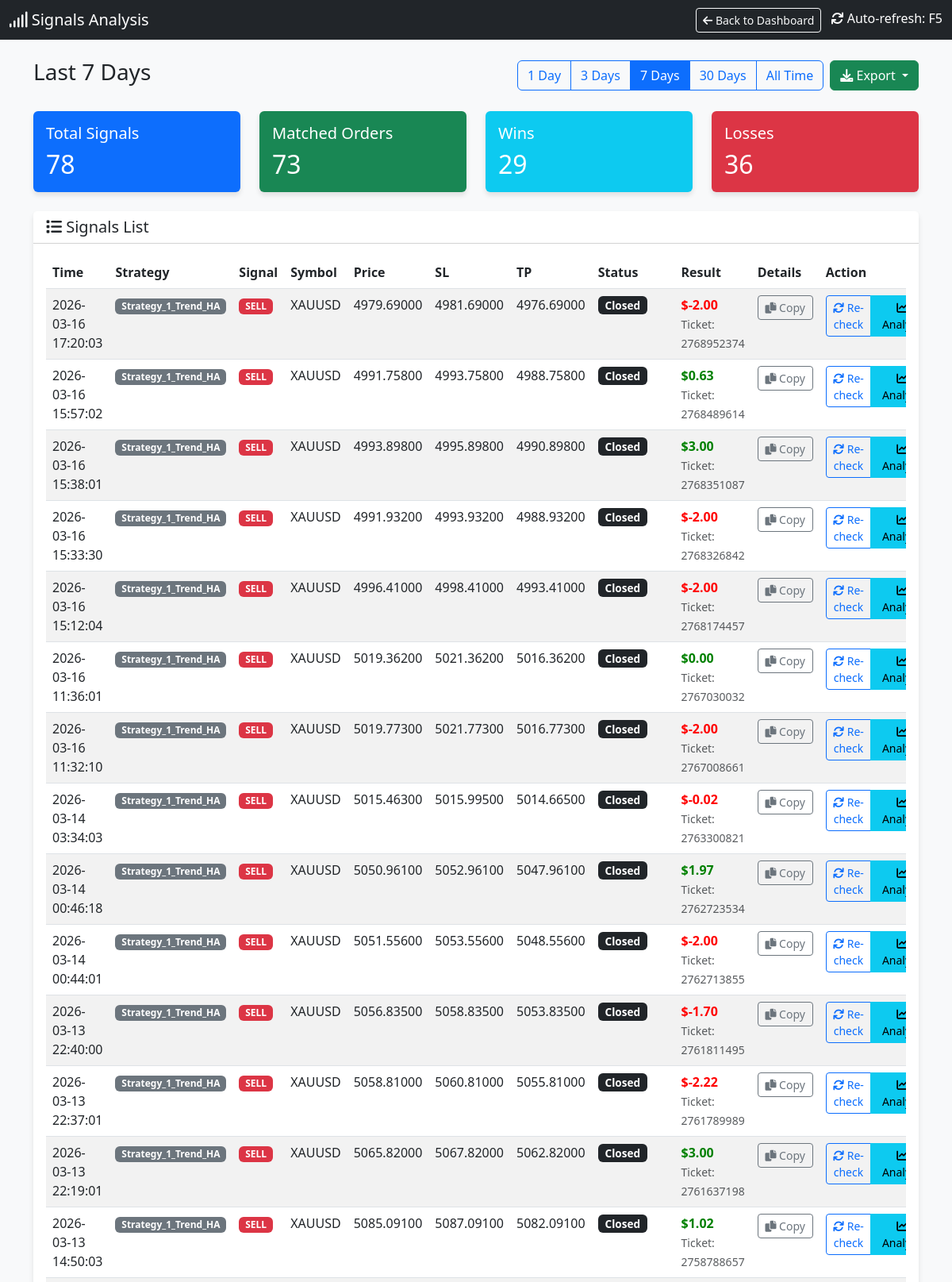
The app's page /signals (upper part) with its own data.
### tables this page shows
CREATE TABLE signals (
                id INTEGER PRIMARY KEY AUTOINCREMENT,
                timestamp DATETIME DEFAULT CURRENT_TIMESTAMP,
                strategy_name TEXT,
                symbol TEXT,
                signal_type TEXT,
                price REAL,
                sl REAL,
                tp REAL,
                indicators TEXT,
                status TEXT,
                account_id INTEGER DEFAULT 0
            );

CREATE TABLE orders (
                ticket INTEGER PRIMARY KEY,
                strategy_name TEXT,
                symbol TEXT,
                order_type TEXT,
                volume REAL,
                open_price REAL,
                sl REAL,
                tp REAL,
                open_time DATETIME,
                close_price REAL,
                profit REAL,
                comment TEXT,
                account_id INTEGER DEFAULT 0
            );

### dashboard.py (the view)
@app.route('/signals')
def signals_page():
    cur = get_db().cursor()
    days_param = request.args.get('days', '7')  # Default 7 days
    if days_param == "all":
        days = 36500
        filter_label = "All Time"
    else:
        try:
            days = int(days_param)
            filter_label = f"Last {days} Days"
        except:
            days = 7
            filter_label = "Last 7 Days"
    cutoff_date = datetime.now() - timedelta(days=days)
    cutoff_str = cutoff_date.strftime("%Y-%m-%d %H:%M:%S")
    cur.execute("SELECT * FROM signals WHERE timestamp >= ? ORDER BY timestamp DESC", (cutoff_str,))
    signals = cur.fetchall()
    signals_with_status = []
    for sig in signals:
        signal_dict = dict(sig)
        try:
            sig_timestamp = sig['timestamp']
            if isinstance(sig_timestamp, str):
                try:
                    sig_time = datetime.strptime(sig_timestamp, '%Y-%m-%d %H:%M:%S')
                except:
                    try:
                        sig_time = datetime.strptime(sig_timestamp, '%Y-%m-%d %H:%M:%S.%f')
                    except:
                        sig_time = datetime.fromisoformat(sig_timestamp.replace('Z', '+00:00'))
            else:
                sig_time = datetime.fromtimestamp(sig_timestamp)
            time_lower = (sig_time - timedelta(seconds=30)).strftime('%Y-%m-%d %H:%M:%S')
            time_upper = (sig_time + timedelta(seconds=30)).strftime('%Y-%m-%d %H:%M:%S')
        except Exception as e:
            time_lower = None
            time_upper = None
        matching_order = None
        if time_lower and time_upper:
            try:
                cur.execute("""
                    SELECT * FROM orders
                    WHERE strategy_name = ?
                    AND symbol = ?
                    AND order_type = ?
                    AND open_time BETWEEN ? AND ?
                    ORDER BY ABS(open_price - ?) ASC
                    LIMIT 1
                """, (sig['strategy_name'], sig['symbol'], sig['signal_type'], time_lower, time_upper, sig['price']))
                matching_order = cur.fetchone()
            except Exception as e:
                pass
        if matching_order:
            signal_dict['order_ticket'] = matching_order['ticket']
            signal_dict['order_profit'] = matching_order['profit']
            signal_dict['order_status'] = 'closed' if matching_order['profit'] is not None else 'open'
            signal_dict['has_order'] = True
        else:
            signal_dict['order_ticket'] = None
            signal_dict['order_profit'] = None
            signal_dict['order_status'] = 'not_found'
            signal_dict['has_order'] = False
        signals_with_status.append(signal_dict)
    total_signals = len(signals_with_status)
    matched_orders = len([s for s in signals_with_status if s['has_order']])
    wins = len([s for s in signals_with_status if s['has_order'] and s['order_profit'] is not None and s['order_profit'] > 0])
    losses = len([s for s in signals_with_status if s['has_order'] and s['order_profit'] is not None and s['order_profit'] < 0])
    cur.execute("SELECT DISTINCT strategy_name FROM orders ORDER BY strategy_name")
    strategies = [row['strategy_name'] for row in cur.fetchall()]
    return render_template('signals.html',
                         signals=signals_with_status,
                         total_signals=total_signals,
                         matched_orders=matched_orders,
                         wins=wins,
                         losses=losses,
                         current_filter=days_param,
                         filter_label=filter_label,
                         strategies=strategies)

### dashboard.py (called while the page is built)
def get_db():
    db = getattr(g, '_database', None)
    if db is None:
        db = g._database = sqlite3.connect(DB_PATH)
        db.row_factory = sqlite3.Row
    return db

@app.teardown_appcontext
def close_connection(exception):
    db = getattr(g, '_database', None)
    if db is not None:
        db.close()

def format_vn_time(value):
    if not value:
        return ""
    try:
        if isinstance(value, str):
            try:
                dt = datetime.strptime(value, "%Y-%m-%d %H:%M:%S")
            except ValueError:
                try:
                    dt = datetime.strptime(value, "%Y-%m-%d %H:%M:%S.%f")
                except ValueError:
                    dt = datetime.strptime(value, "%Y-%m-%d %H:%M")
        else:
            dt = value
        vn_time = dt + timedelta(hours=7)
        res = vn_time.strftime("%Y-%m-%d %H:%M:%S")
        return res
    except Exception as e:
        print(f"DEBUG: Error parsing '{value}': {e}")
        return value # Return original on error

### templates/signals.html (shortened to what this page needs)
<!DOCTYPE html>
<html lang="en">
<head>
    <link href="https://cdn.jsdelivr.net/npm/bootstrap@5.3.0/dist/css/bootstrap.min.css" rel="stylesheet">
    <link href="https://cdnjs.cloudflare.com/ajax/libs/font-awesome/6.0.0/css/all.min.css" rel="stylesheet">
</head>
<body>
    <nav class="navbar navbar-dark bg-dark mb-4">
        <div class="container-fluid">
            <span class="navbar-brand mb-0 h1"><i class="fas fa-signal"></i> Signals Analysis</span>
            <div>
                <a href="/" class="btn btn-outline-light btn-sm me-2">
                    <i class="fas fa-arrow-left"></i> Back to Dashboard
                </a>
                <span class="text-white"><i class="fas fa-sync"></i> Auto-refresh: F5</span>
            </div>
        </div>
    </nav>
    <div class="container mb-4">
        <div class="d-flex justify-content-between align-items-center">
            <h3>{{ filter_label }}</h3>
            <div class="d-flex gap-2">
                <div class="btn-group" role="group">
                    <a href="/signals?days=1" class="btn btn-outline-primary {% if current_filter == '1' %}active{% endif %}">1 Day</a>
                    <a href="/signals?days=3" class="btn btn-outline-primary {% if current_filter == '3' %}active{% endif %}">3 Days</a>
                    <a href="/signals?days=7" class="btn btn-outline-primary {% if current_filter == '7' %}active{% endif %}">7 Days</a>
                    <a href="/signals?days=30" class="btn btn-outline-primary {% if current_filter == '30' %}active{% endif %}">30 Days</a>
                    <a href="/signals?days=all" class="btn btn-outline-primary {% if current_filter == 'all' %}active{% endif %}">All Time</a>
                </div>
                <div class="btn-group" role="group">
                    <button type="button" class="btn btn-success dropdown-toggle" data-bs-toggle="dropdown" aria-expanded="false" title="Export to CSV">
                        <i class="fas fa-download"></i> Export
                    </button>
                </div>
            </div>
        </div>
    </div>
    <div class="container">
        <div class="row mb-4">
            <div class="col-md-3">
                <div class="card bg-primary text-white">
                    <div class="card-body">
                        <h5 class="card-title">Total Signals</h5>
                        <h2 class="card-text">{{ total_signals }}</h2>
                    </div>
                </div>
            </div>
            <div class="col-md-3">
                <div class="card bg-success text-white">
                    <div class="card-body">
                        <h5 class="card-title">Matched Orders</h5>
                        <h2 class="card-text">{{ matched_orders }}</h2>
                    </div>
                </div>
            </div>
            <div class="col-md-3">
                <div class="card bg-info text-white">
                    <div class="card-body">
                        <h5 class="card-title">Wins</h5>
                        <h2 class="card-text">{{ wins }}</h2>
                    </div>
                </div>
            </div>
            <div class="col-md-3">
                <div class="card bg-danger text-white">
                    <div class="card-body">
                        <h5 class="card-title">Losses</h5>
                        <h2 class="card-text">{{ losses }}</h2>
                    </div>
                </div>
            </div>
        </div>
        <div class="card">
            <div class="card-header bg-white">
                <h5 class="mb-0"><i class="fas fa-list"></i> Signals List</h5>
            </div>
            <div class="card-body">
                <div class="table-responsive">
                    <table class="table table-hover table-striped">
                        <thead>
                            <tr>
                                <th>Time</th>
                                <th>Strategy</th>
                                <th>Signal</th>
                                <th>Symbol</th>
                                <th>Price</th>
                                <th>SL</th>
                                <th>TP</th>
                                <th>Status</th>
                                <th>Result</th>
                                <th>Details</th>
                                <th>Action</th>
                            </tr>
                        </thead>
                        <tbody>
                            {% for sig in signals %}
                            <tr class="signal-row" id="signal-row-{{ sig.id }}">
                                <td>{{ sig.timestamp | to_vn_time }}</td>
                                <td><span class="badge bg-secondary">{{ sig.strategy_name }}</span></td>
                                <td>
                                    {% if sig.signal_type == 'BUY' %}
                                    <span class="badge badge-buy">BUY</span>
                                    {% else %}
                                    <span class="badge badge-sell">SELL</span>
                                    {% endif %}
                                </td>
                                <td>{{ sig.symbol }}</td>
                                <td>{{ "%.5f"|format(sig.price) }}</td>
                                <td>{{ "%.5f"|format(sig.sl) if sig.sl else '-' }}</td>
                                <td>{{ "%.5f"|format(sig.tp) if sig.tp else '-' }}</td>
                                <td id="status-{{ sig.id }}">
                                    {% if sig.has_order %}
                                        {% if sig.order_status == 'closed' %}
                                            <span class="badge bg-dark status-badge">Closed</span>
                                        {% else %}
                                            <span class="badge bg-warning status-badge">Open</span>
                                        {% endif %}
                                    {% else %}
                                        <span class="badge bg-secondary status-badge">Not Found</span>
                                    {% endif %}
                                </td>
                                <td id="result-{{ sig.id }}">
                                    {% if sig.has_order and sig.order_profit is not none %}
                                        <span class="{% if sig.order_profit >= 0 %}profit-pos{% else %}profit-neg{% endif %}">
                                            ${{ "%.2f"|format(sig.order_profit) }}
                                        </span>
                                        <br>
                                        <small class="text-muted">Ticket: {{ sig.order_ticket }}</small>
                                    {% elif sig.has_order %}
                                        <span class="text-muted">Running...</span>
                                    {% else %}
                                        <span class="text-muted">-</span>
                                    {% endif %}
                                </td>
                                <td id="details-{{ sig.id }}">
                                    <button class="btn btn-sm btn-outline-secondary copy-details-btn"
                                            data-signal-id="{{ sig.id }}"
                                            data-signal-data='{{ sig|tojson }}'
                                            title="Copy signal details">
                                        <i class="fas fa-copy"></i> Copy
                                    </button>
                                </td>
                                <td id="action-{{ sig.id }}">
                                    <div class="btn-group" role="group">
                                        {% if not sig.has_order %}
                                            <button class="btn btn-sm btn-primary check-mt5-btn" data-signal-id="{{ sig.id }}">
                                                <i class="fas fa-search"></i> Check MT5
                                            </button>
                                        {% else %}
                                            <button class="btn btn-sm btn-outline-primary check-mt5-btn" data-signal-id="{{ sig.id }}">
                                                <i class="fas fa-sync"></i> Re-check
                                            </button>
                                        {% endif %}
                                        <button class="btn btn-sm btn-info analyze-signal-btn" data-signal-id="{{ sig.id }}" title="Analyze signal">
                                            <i class="fas fa-chart-line"></i> Analyze
                                        </button>
                                    </div>
                                </td>
                            </tr>
                            {% endfor %}
                        </tbody>
                    </table>
                </div>
            </div>
        </div>
    </div>
</body>
</html>

### templates/signals.html (style rules this page uses)
body { background-color: #f8f9fa; }
.card { box-shadow: 0 4px 6px rgba(0, 0, 0, 0.1); border: none; }
.profit-pos { color: green; font-weight: bold; }
.profit-neg { color: red; font-weight: bold; }
.badge-sell { background-color: #dc3545; }
.status-badge { font-size: 0.85em; padding: 0.35em 0.65em; }
.signal-row { transition: background-color 0.2s; }
.copy-details-btn { min-width: 70px; }
.analyze-signal-btn { min-width: 80px; }

### records on screen
signals: timestamp|to_vn_time "2026-03-16 17:20:03", strategy_name "Strategy_1_Trend_HA", symbol "XAUUSD", price "4979.69000", sl "4981.69000", tp "4976.69000"
orders: order_profit "-2.00", order_ticket "2768952374"
signals: timestamp|to_vn_time "2026-03-16 15:57:02", strategy_name "Strategy_1_Trend_HA", symbol "XAUUSD", price "4991.75800", sl "4993.75800", tp "4988.75800"
orders: order_profit "0.63", order_ticket "2768489614"
signals: timestamp|to_vn_time "2026-03-16 15:38:01", strategy_name "Strategy_1_Trend_HA", symbol "XAUUSD", price "4993.89800", sl "4995.89800", tp "4990.89800"
orders: order_profit "3.00", order_ticket "2768351087"
signals: timestamp|to_vn_time "2026-03-16 15:33:30", strategy_name "Strategy_1_Trend_HA", symbol "XAUUSD", price "4991.93200", sl "4993.93200", tp "4988.93200"
orders: order_profit "-2.00", order_ticket "2768326842"
signals: timestamp|to_vn_time "2026-03-16 15:12:04", strategy_name "Strategy_1_Trend_HA", symbol "XAUUSD", price "4996.41000", sl "4998.41000", tp "4993.41000"
orders: order_profit "-2.00", order_ticket "2768174457"
signals: timestamp|to_vn_time "2026-03-16 11:36:01", strategy_name "Strategy_1_Trend_HA", symbol "XAUUSD", price "5019.36200", sl "5021.36200", tp "5016.36200"
orders: order_profit "0.00", order_ticket "2767030032"
signals: timestamp|to_vn_time "2026-03-16 11:32:10", strategy_name "Strategy_1_Trend_HA", symbol "XAUUSD", price "5019.77300", sl "5021.77300", tp "5016.77300"
orders: order_profit "-2.00", order_ticket "2767008661"
signals: timestamp|to_vn_time "2026-03-14 03:34:03", strategy_name "Strategy_1_Trend_HA", symbol "XAUUSD", price "5015.46300", sl "5015.99500", tp "5014.66500"
orders: order_profit "-0.02", order_ticket "2763300821"
signals: timestamp|to_vn_time "2026-03-14 00:46:18", strategy_name "Strategy_1_Trend_HA", symbol "XAUUSD", price "5050.96100", sl "5052.96100", tp "5047.96100"
orders: order_profit "1.97", order_ticket "2762723534"
signals: timestamp|to_vn_time "2026-03-14 00:44:01", strategy_name "Strategy_1_Trend_HA", symbol "XAUUSD", price "5051.55600", sl "5053.55600", tp "5048.55600"
orders: order_profit "-2.00", order_ticket "2762713855"
signals: timestamp|to_vn_time "2026-03-13 22:40:00", strategy_name "Strategy_1_Trend_HA", symbol "XAUUSD", price "5056.83500", sl "5058.83500", tp "5053.83500"
orders: order_profit "-1.70", order_ticket "2761811495"
signals: timestamp|to_vn_time "2026-03-13 22:37:01", strategy_name "Strategy_1_Trend_HA", symbol "XAUUSD", price "5058.81000", sl "5060.81000", tp "5055.81000"
orders: order_profit "-2.22", order_ticket "2761789989"
signals: timestamp|to_vn_time "2026-03-13 22:19:01", strategy_name "Strategy_1_Trend_HA", symbol "XAUUSD", price "5065.82000", sl "5067.82000", tp "5062.82000"
orders: order_profit "3.00", order_ticket "2761637198"
signals: timestamp|to_vn_time "2026-03-13 14:50:03", strategy_name "Strategy_1_Trend_HA", symbol "XAUUSD", price "5085.09100", sl "5087.09100", tp "5082.09100"
orders: order_profit "1.02", order_ticket "2758788657"

### other values on screen
{{ filter_label }} "Last 7 Days"
{{ total_signals }} "78"
{{ matched_orders }} "73"
{{ wins }} "29"
{{ losses }} "36"
